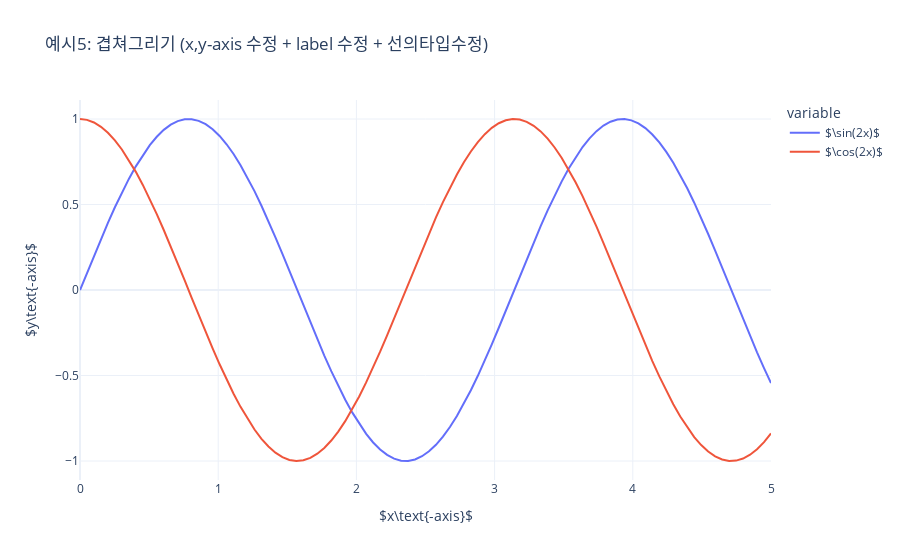

The cell this chart's notebook holds for it:
### Code cell
x= np.linspace(0,5,100)
y1= np.sin(2*x)
y2= np.cos(2*x)
fig = px.line(
    x=x,y=[y1,y2],
    #---#
    title = "예시5: 겹쳐그리기 (x,y-axis 수정 + label 수정 + 선의타입수정)"
)
fig['layout']['xaxis']['title']['text'] = r'$x\text{-axis}$'
fig['layout']['yaxis']['title']['text'] = r'$y\text{-axis}$'
fig['data'][0]['name'] = r'$\sin(2x)$'
fig['data'][1]['name'] = r'$\cos(2x)$'
fig
